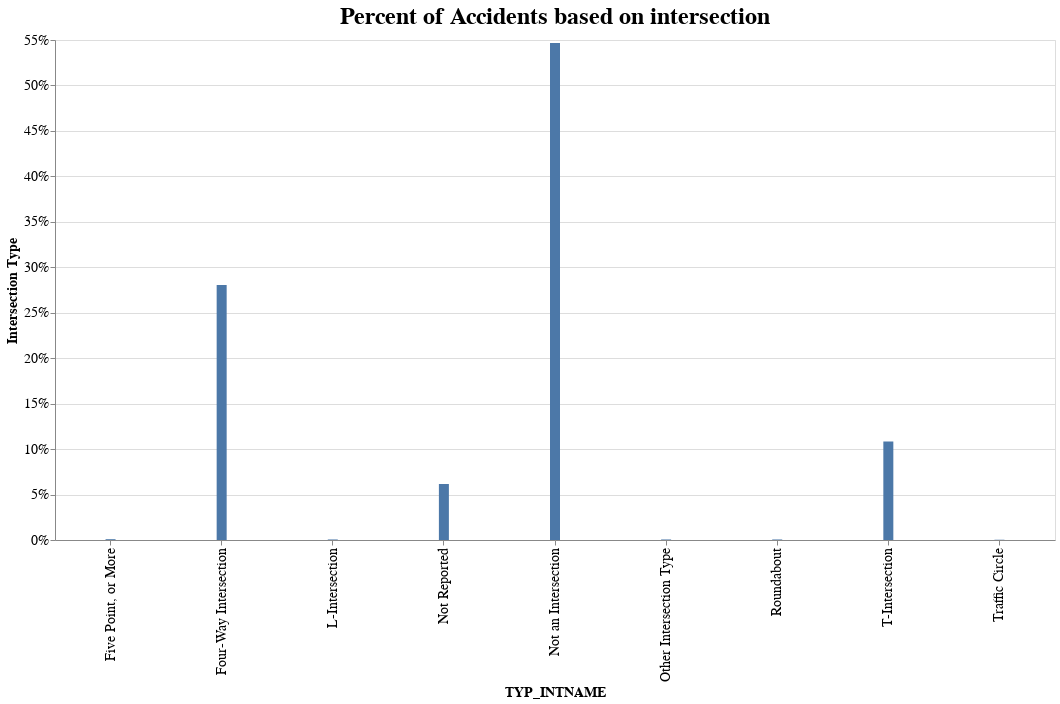

Write notebook code for a chart like this one.
### Code cell
def bar_intersection_type(df):

    columns = ['TYP_INTNAME']
    df = df[columns]

    # Normalize percent of accidents based on TYP_INTNAME, intersection type
    bar = alt.Chart(df, title='Percent of Accidents based on intersection').transform_aggregate(
        count='count()',
        groupby=['TYP_INTNAME']
    ).transform_joinaggregate(
        total='sum(count)'
    ).transform_calculate(
        frac='datum.count / datum.total'
    ).mark_bar(size=10).encode(
        x=alt.X('TYP_INTNAME:N'),
        y=alt.Y('frac:Q', title='Intersection Type',axis=alt.Axis(format='%')),
    ).properties(
        width=1000,
        height=500
    ).configure_axis(
        labelFontSize=14,
        titleFontSize=14
    ).configure_title(fontSize=24)
    return bar

bar_intersection_type(df_merged)

### Figure 1 — Vega-Lite specification as saved in the notebook (floating-point values rounded to 4 significant figures; data arrays with more than 128 entries replaced by an {"elided": "..."} marker saying what was removed)
{"config": {"view": {"continuousWidth": 300, "continuousHeight": 300}, "axis": {"labelFontSize": 14, "titleFontSize": 14}, "title": {"fontSize": 24}}, "data": {"name": "data-f392f68a53395ce6aa21c381bad0b5af"}, "mark": {"type": "bar", "size": 10}, "encoding": {"x": {"field": "TYP_INTNAME", "type": "nominal"}, "y": {"axis": {"format": "%"}, "field": "frac", "title": "Intersection Type", "type": "quantitative"}}, "height": 500, "title": "Percent of Accidents based on intersection", "transform": [{"aggregate": [{"op": "count", "as": "count"}], "groupby": ["TYP_INTNAME"]}, {"joinaggregate": [{"op": "sum", "field": "count", "as": "total"}]}, {"calculate": "datum.count / datum.total", "as": "frac"}], "width": 1000, "$schema": "https://vega.github.io/schema/vega-lite/v5.8.0.json", "datasets": {"data-f392f68a53395ce6aa21c381bad0b5af": {"elided": "3409 records"}}}
